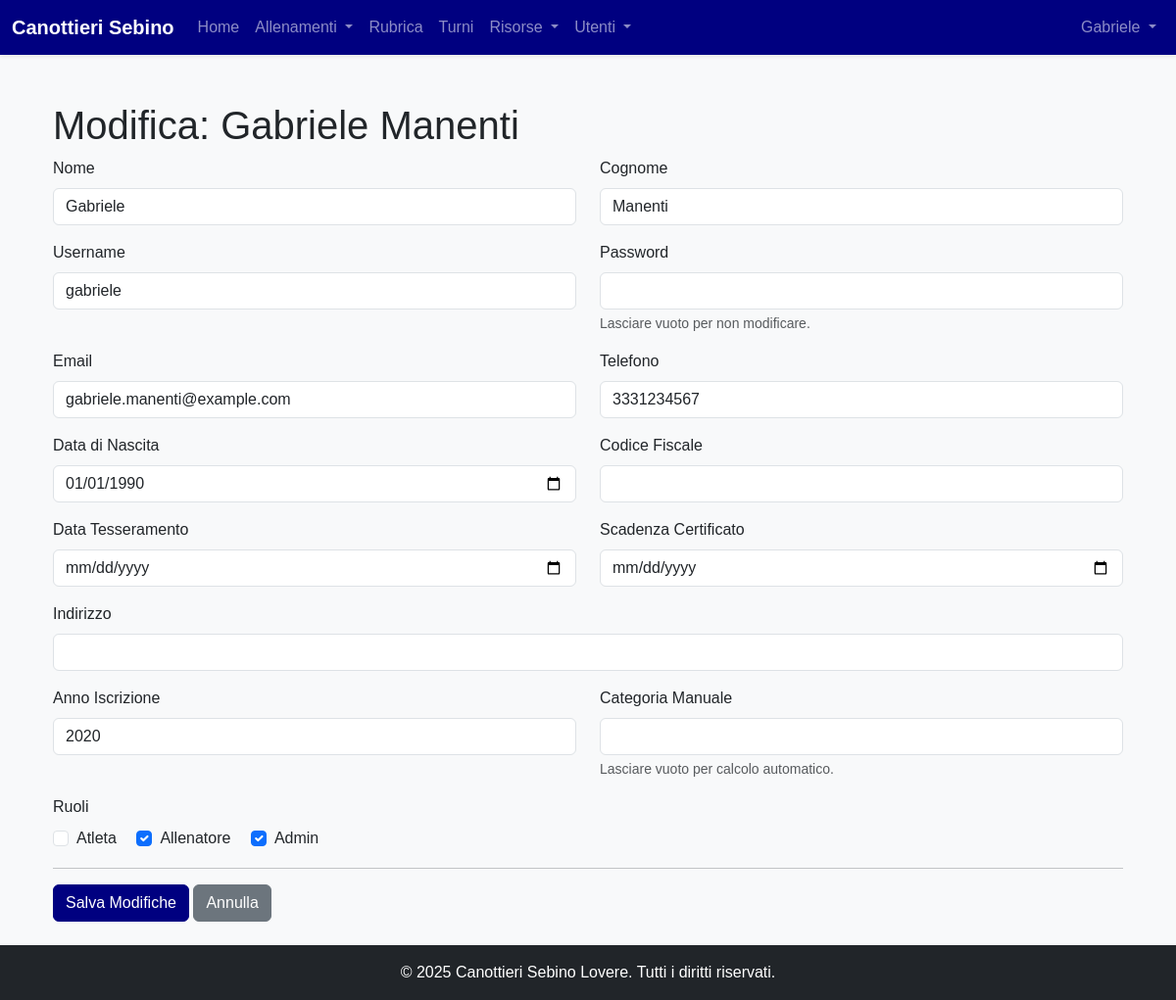
Before: /admin/users/1/edit (signed in) with the older database file.
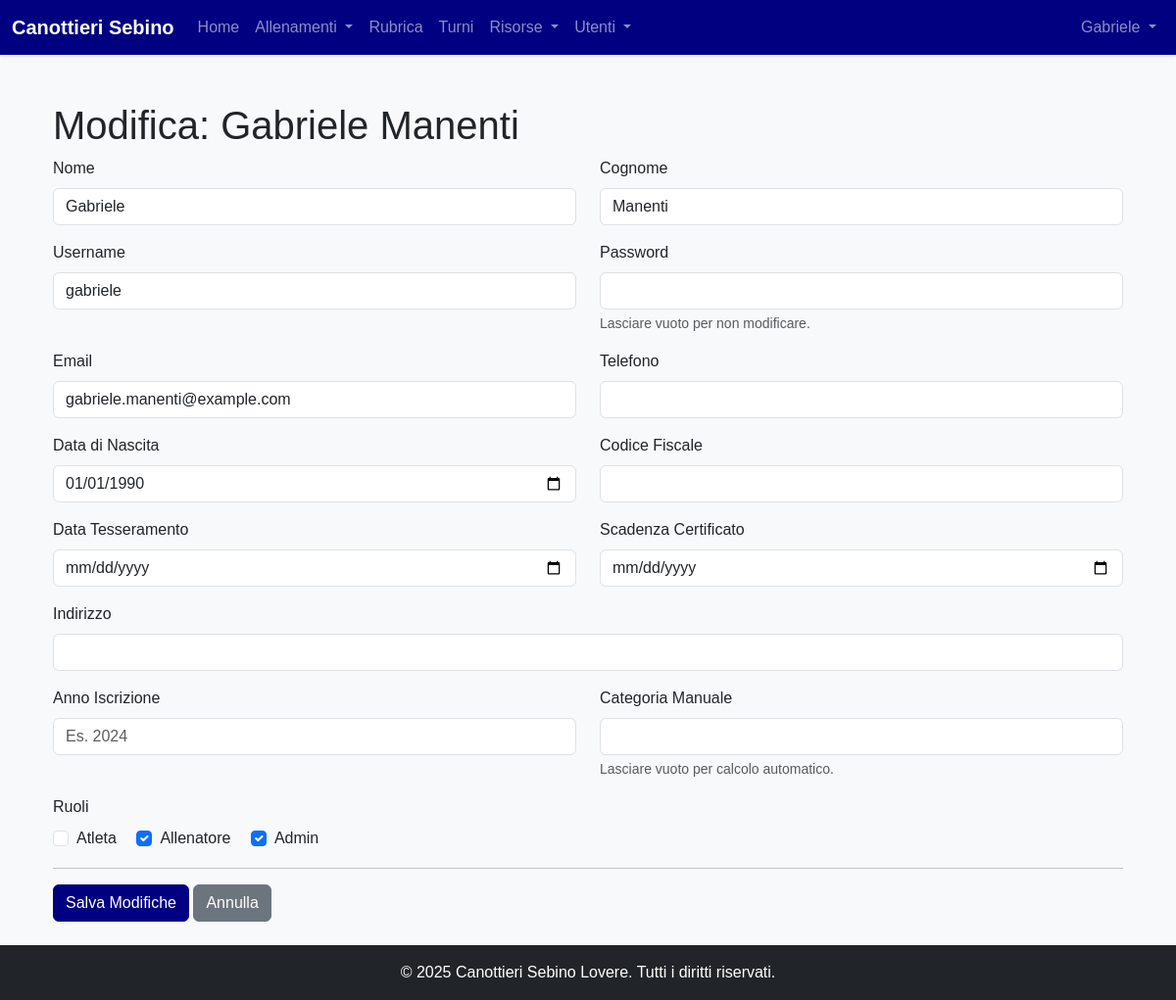
After: the same page with the newer database file.
### models.py (models this page shows, shortened)
class User(Base):
    __tablename__ = "users"
    id = Column(Integer, primary_key=True, index=True)
    username = Column(String, unique=True, index=True, nullable=False)
    hashed_password = Column(String, nullable=False)
    first_name = Column(String, nullable=False)
    last_name = Column(String, nullable=False)
    email = Column(String, unique=True, index=True)
    phone_number = Column(String)
    date_of_birth = Column(Date)
    tax_code = Column(String, unique=True)
    enrollment_year = Column(Integer)
    membership_date = Column(Date)
    certificate_expiration = Column(Date)
    address = Column(String)
    manual_category = Column(String, nullable=True)
    roles = relationship("Role", secondary=user_roles, back_populates="users")
    tags = relationship("Tag", secondary=user_tags, back_populates="users")
    barche_assegnate = relationship("Barca", secondary=barca_atleti_association, back_populates="atleti_assegnati")
    schede_pesi = relationship("SchedaPesi", back_populates="atleta")
    turni = relationship("Turno", back_populates="user")

### routers/admin.py (the view)
@router.get("/users/{user_id}/edit", response_class=HTMLResponse)
async def admin_edit_user_form(user_id: int, request: Request, db: Session = Depends(get_db),
                               admin_user: models.User = Depends(get_current_admin_user)):
    user = db.query(models.User).filter(models.User.id == user_id).first()
    if not user: raise HTTPException(status_code=404, detail="Utente non trovato")
    roles = db.query(models.Role).all()
    user_role_ids = {role.id for role in user.roles}
    return templates.TemplateResponse("admin_user_edit.html",
                                      {"request": request, "user": user, "current_user": admin_user, "all_roles": roles,
                                       "user_role_ids": user_role_ids})

### templates/admin_user_edit.html (shortened to what this page needs)
{% extends "base.html" %}
{% block content %}
<div class="container mt-4">
    <h1>Modifica: {{ user.first_name }} {{ user.last_name }}</h1>
    <form action="{{ url_for('admin_edit_user', user_id=user.id) }}" method="post">
        {% include "_user_form.html" %}
        <hr>
        <button type="submit" class="btn btn-primary">Salva Modifiche</button>
        <a href="{{ url_for('admin_view_user', user_id=user.id) }}" class="btn btn-secondary">Annulla</a>
    </form>
</div>
{% endblock %}

### templates/base.html (shortened to what this page needs)
<!doctype html>
<html lang="it" class="h-100">
<head>
    <link href="https://cdn.jsdelivr.net/npm/bootstrap@5.3.3/dist/css/bootstrap.min.css" rel="stylesheet" xintegrity="sha384-QWTKZyjpPEjISv5WaRU9OFeRpok6YctnYmDr5pNlyT2bRjXh0JMhjY6hW+ALEwIH">
    <link rel="stylesheet" href="{{ url_for('static', path='/style.css') }}">
</head>
<body class="d-flex flex-column h-100 bg-light">
<nav class="navbar navbar-expand-lg navbar-dark bg-primary shadow-sm">
    <div class="container-fluid">
        <a class="navbar-brand fw-bold" href="/dashboard">
            Canottieri Sebino
        </a>
        <div class="collapse navbar-collapse" id="navbarNav">
            {% if current_user %}
            <ul class="navbar-nav me-auto mb-2 mb-lg-0">
                <li class="nav-item">
                    <a class="nav-link" href="/dashboard">Home</a>
                </li>
                <li class="nav-item dropdown">
                    <a class="nav-link dropdown-toggle" href="#" id="allenamentiDropdown" role="button" data-bs-toggle="dropdown" aria-expanded="false">
                        Allenamenti
                    </a>
                </li>
                <li class="nav-item">
                    <a class="nav-link" href="/rubrica">Rubrica</a>
                </li>
                {% if current_user.is_admin %}
                <li class="nav-item">
                    <a class="nav-link" href="/turni">Turni</a>
                </li>
                {% endif %}
                <li class="nav-item dropdown">
                    <a class="nav-link dropdown-toggle" href="#" id="risorseDropdown" role="button" data-bs-toggle="dropdown" aria-expanded="false">
                        Risorse
                    </a>
                </li>
                {% if current_user.is_admin %}
                <li class="nav-item dropdown">
                    <a class="nav-link dropdown-toggle" href="#" id="adminMenu" role="button" data-bs-toggle="dropdown" aria-expanded="false">
                        Utenti
                    </a>
                </li>
                {% endif %}
            </ul>
            {% endif %}
            <ul class="navbar-nav ms-auto">
                {% if current_user %}
                    <li class="nav-item dropdown">
                        <a class="nav-link dropdown-toggle" href="#" id="navbarUserDropdown" role="button" data-bs-toggle="dropdown" aria-expanded="false">
                            {{ current_user.first_name or current_user.username }}
                        </a>
                    </li>
                {% else %}
                    <li class="nav-item">
                        <a class="nav-link" href="/login">Login</a>
                    </li>
                {% endif %}
            </ul>
        </div>
    </div>
</nav>
<main class="container my-4 flex-grow-1">
    {% block content %}{% endblock %}
</main>
<footer class="text-center text-white py-3 mt-auto bg-dark">
    <div class="container">
        <p class="mb-0">&copy; 2025 Canottieri Sebino Lovere. Tutti i diritti riservati.</p>
    </div>
</footer>
</body>
</html>

### templates/_user_form.html
<div class="row">
    <div class="col-md-6 mb-3"><label for="first_name" class="form-label">Nome</label><input type="text" class="form-control" name="first_name" value="{{ user.first_name or '' }}" required></div>
    <div class="col-md-6 mb-3"><label for="last_name" class="form-label">Cognome</label><input type="text" class="form-control" name="last_name" value="{{ user.last_name or '' }}" required></div>
</div>
<div class="row">
    <div class="col-md-6 mb-3"><label for="username" class="form-label">Username</label><input type="text" class="form-control" name="username" value="{{ user.username or '' }}" required></div>
    <div class="col-md-6 mb-3"><label for="password" class="form-label">Password</label><input type="password" class="form-control" name="password" {% if not user %}required{% endif %}><div class="form-text">Lasciare vuoto per non modificare.</div></div>
</div>
<div class="row">
    <div class="col-md-6 mb-3"><label for="email" class="form-label">Email</label><input type="email" class="form-control" name="email" value="{{ user.email or '' }}" required></div>
    <div class="col-md-6 mb-3"><label for="phone_number" class="form-label">Telefono</label><input type="tel" class="form-control" name="phone_number" value="{{ user.phone_number or '' }}"></div>
</div>
<div class="row">
    <div class="col-md-6 mb-3"><label for="date_of_birth" class="form-label">Data di Nascita</label><input type="date" class="form-control" name="date_of_birth" value="{{ user.date_of_birth.strftime('%Y-%m-%d') if user.date_of_birth else '' }}" required></div>
    <div class="col-md-6 mb-3"><label for="tax_code" class="form-label">Codice Fiscale</label><input type="text" class="form-control" name="tax_code" value="{{ user.tax_code or '' }}"></div>
</div>
<div class="row">
    <div class="col-md-6 mb-3"><label for="membership_date" class="form-label">Data Tesseramento</label><input type="date" class="form-control" name="membership_date" value="{{ user.membership_date.strftime('%Y-%m-%d') if user.membership_date else '' }}"></div>
    <div class="col-md-6 mb-3"><label for="certificate_expiration" class="form-label">Scadenza Certificato</label><input type="date" class="form-control" name="certificate_expiration" value="{{ user.certificate_expiration.strftime('%Y-%m-%d') if user.certificate_expiration else '' }}"></div>
</div>
<div class="mb-3"><label for="address" class="form-label">Indirizzo</label><input type="text" class="form-control" name="address" value="{{ user.address or '' }}"></div>
<div class="row">
     <div class="col-md-6 mb-3"><label for="enrollment_year" class="form-label">Anno Iscrizione</label><input type="number" class="form-control" name="enrollment_year" value="{{ user.enrollment_year or '' }}" placeholder="Es. 2024"></div>
     <div class="col-md-6 mb-3"><label for="manual_category" class="form-label">Categoria Manuale</label><input type="text" class="form-control" name="manual_category" value="{{ user.manual_category or '' }}"><div class="form-text">Lasciare vuoto per calcolo automatico.</div></div>
</div>
<div class="mb-3">
    <label class="form-label">Ruoli</label>
    <div>
        {% for role in all_roles %}
        <div class="form-check form-check-inline">
            <input class="form-check-input" type="checkbox" name="roles_ids" id="role_{{ role.id }}" value="{{ role.id }}" {% if role.id in user_role_ids %}checked{% endif %}>
            <label class="form-check-label" for="role_{{ role.id }}">{{ role.name.title() }}</label>
        </div>
        {% endfor %}
    </div>
</div>

Changed rows visible on the page:
changed User "Gabriele": phone_number "3331234567" → (not shown); enrollment_year "2020" → (not shown)
